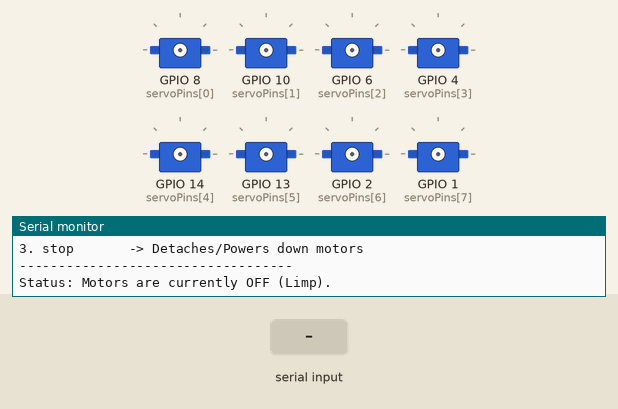
Bench run of a sketch on a simulated ESP32. On the bench: 8 × servo, the last lines printed to the serial monitor. The inputs (shaded band) are chosen by the test bench.

Above: at 1.2 s.
1.3 s: "all,1\n" received over Serial
2.8 s: "all,150\n" received over Serial
At 3.2 s:
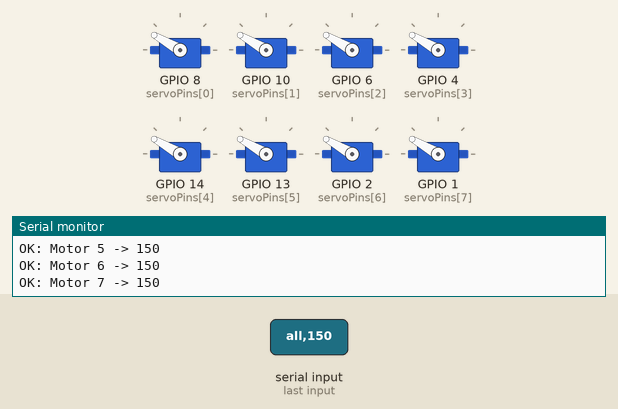
4.3 s: "1,90\n" received over Serial
At 5.3 s:
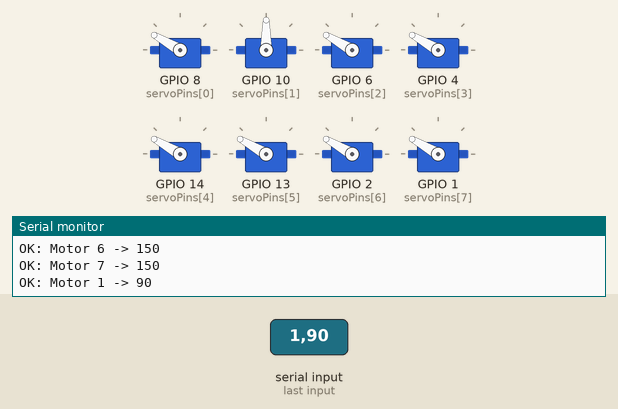
Timing chart, 0 to 7.3 s (numbered marks = the images above; inputs shaded):
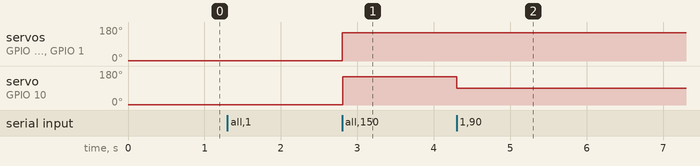

The sketch:

sesame-motor-tester.ino
```cpp
#include <Arduino.h>
#include <ESP32Servo.h>

// ======================================================================
// --- CONFIGURATION ---
// ======================================================================

Servo servos[8];

// Motor Pin Mapping
// Index: 0  1  2  3  4   5   6   7
const int servoPins[8] = {8, 10, 6, 4, 14, 13, 2, 1};
// Distro board pins: (uncomment if needed)
// const int servoPins[8] = {15, 2, 23, 19, 4, 16, 17, 18};


// Pulse width settings
const int MIN_PULSE = 732;
const int MAX_PULSE = 2929;

// ======================================================================
// --- SETUP ---
// ======================================================================

void setup() {
  Serial.begin(115200);
  while (!Serial);

  Serial.println("-----------------------------------");
  Serial.println("   Sesame Motor Tester Interface   ");
  Serial.println("-----------------------------------");
  Serial.println("Commands:");
  Serial.println("1. id,angle   -> e.g. '0,90'");
  Serial.println("2. all,angle  -> e.g. 'all,90'");
  Serial.println("3. stop       -> Detaches/Powers down motors");
  Serial.println("-----------------------------------");
  Serial.println("Status: Motors are currently OFF (Limp).");

  // Allocate timers for ESP32Servo
  ESP32PWM::allocateTimer(0);
  ESP32PWM::allocateTimer(1);
  ESP32PWM::allocateTimer(2);
  ESP32PWM::allocateTimer(3);

  // We do NOT attach motors here. They stay limp until a command is sent.
}

// ======================================================================
// --- MAIN LOOP ---
// ======================================================================

void loop() {
  if (Serial.available() > 0) {
    String input = Serial.readStringUntil('\n');
    input.trim(); // Remove whitespace/newlines

    if (input.length() == 0) return;

    // --- Check for STOP command ---
    if (input.equalsIgnoreCase("stop")) {
      stopMotors();
      return;
    }

    // --- Parse "key,value" format ---
    int commaIndex = input.indexOf(',');

    if (commaIndex != -1) {
      String cmd = input.substring(0, commaIndex);
      String valStr = input.substring(commaIndex + 1);
      int angle = valStr.toInt();

      // Check Angle Limits
      if (angle < 0) angle = 0;
      if (angle > 180) angle = 180;

      // Check if command is "all" or a motor ID
      if (cmd.equalsIgnoreCase("all")) {
        moveAll(angle);
      } else {
        // Assume it's a number
        int motorId = cmd.toInt();
        // Basic check to ensure "0" wasn't actually text garbage
        if (motorId == 0 && cmd.charAt(0) != '0') {
           Serial.println("Error: Invalid Motor ID");
        } else {
           moveMotor(motorId, angle);
        }
      }

    } else {
      Serial.println("Error: Invalid format. Use 'id,angle', 'all,angle', or 'stop'.");
    }
  }
}

// ======================================================================
// --- HELPER FUNCTIONS ---
// ======================================================================

void moveMotor(int id, int angle) {
  if (id < 0 || id > 7) {
    Serial.println("Error: Motor ID must be 0-7");
    return;
  }

  // If servo isn't attached yet (powered off), attach it now
  if (!servos[id].attached()) {
    servos[id].setPeriodHertz(50);
    servos[id].attach(servoPins[id], MIN_PULSE, MAX_PULSE);
  }

  servos[id].write(angle);

  Serial.print("OK: Motor ");
  Serial.print(id);
  Serial.print(" -> ");
  Serial.println(angle);
}

void moveAll(int angle) {
  Serial.print("Moving ALL to ");
  Serial.println(angle);
  for (int i = 0; i < 8; i++) {
    moveMotor(i, angle);
  }
}

void stopMotors() {
  Serial.println("Stopping (Detaching) all motors...");
  for (int i = 0; i < 8; i++) {
    if (servos[i].attached()) {
      servos[i].detach();
    }
  }
  Serial.println("Motors are now OFF.");
}
```

Measured:
- after the input at 2.8 s, servo on GPIO 8 (servoPins[0]), servo on GPIO 10 (servoPins[1]), servo on GPIO 6 (servoPins[2]), servo on GPIO 4 (servoPins[3]), servo on GPIO 14 (servoPins[4]), servo on GPIO 13 (servoPins[5]), servo on GPIO 2 (servoPins[6]), servo on GPIO 1 (servoPins[7]): 1° → 150° at once
- after the input at 4.3 s, servo on GPIO 10 (servoPins[1]): 150° → 90° at once
